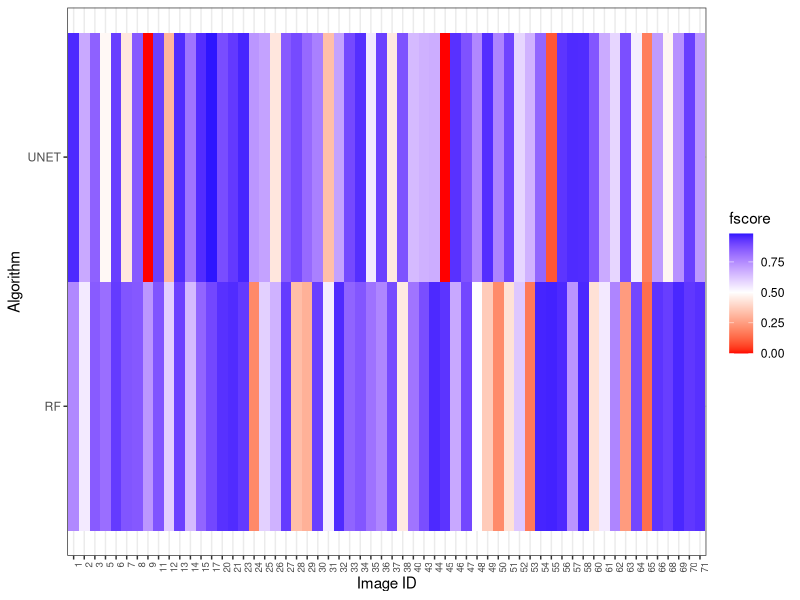
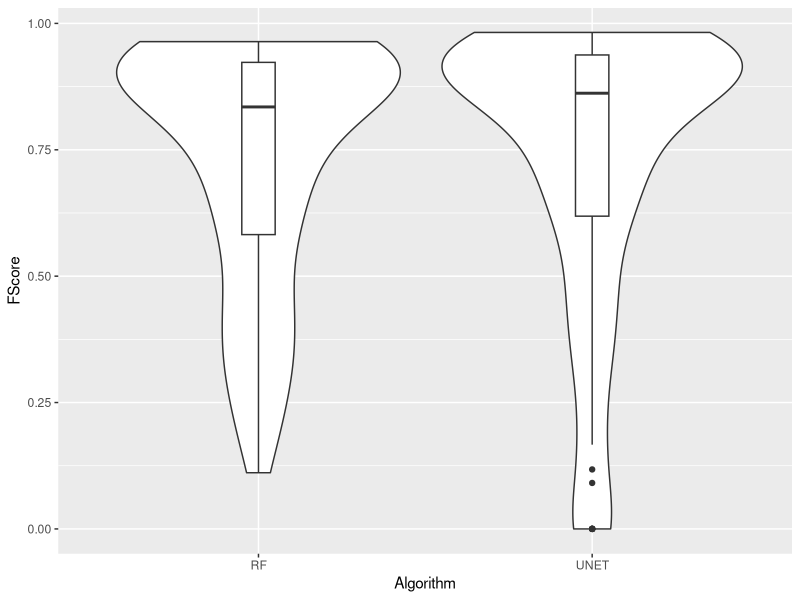
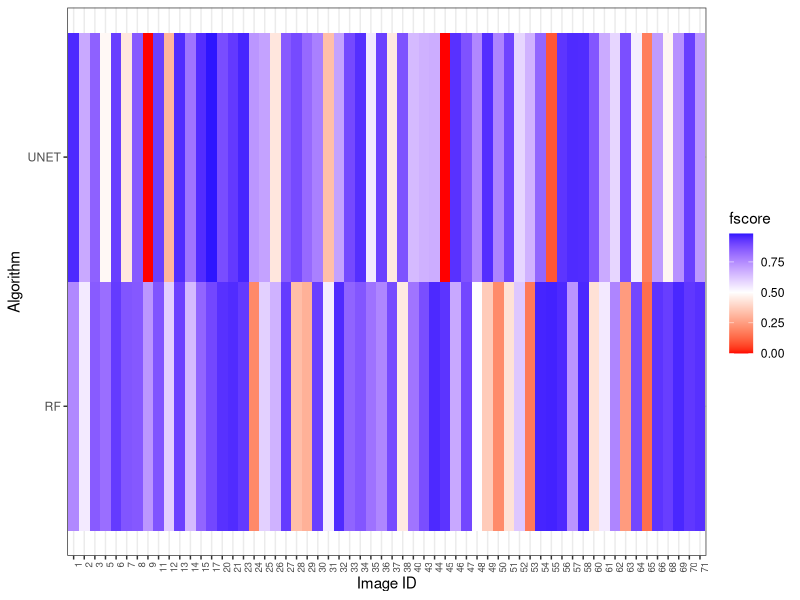

Source code (R) for these figures, in order:
# ----------------------------------------------------------
# ----------------------------------------------------------

set.seed(42)


library(ggplot2)
library(reshape2)

# ----------------------------------------------------------
# Reading data
# ----------------------------------------------------------

rf.df   = read.csv("./../results/RandomForest_f1_scores.csv") 
unet.df = read.csv("./../results/Unet_f1_scores.csv")

# ----------------------------------------------------------
# Organize data RF data
# ----------------------------------------------------------

run1 = rf.df[,1:2]
run2 = rf.df[,3:4]
run3 = rf.df[,5:6]
run4 = rf.df[,7:8]
run5 = rf.df[,9:10]

run1$run = 1 
run2$run = 2 
run3$run = 3 
run4$run = 4 
run5$run = 5 

colnames(run1) = c("fscore", "id", "run")
colnames(run2) = c("fscore", "id", "run")
colnames(run3) = c("fscore", "id", "run")
colnames(run4) = c("fscore", "id", "run")
colnames(run5) = c("fscore", "id", "run")

rf.full = rbind(run1, run2, run3, run4, run5)

#removing png extension
rf.full$id = as.numeric(gsub(rf.full$id, pattern = ".png", replacement = ""))
rf.full$algo = "RF"

# ----------------------------------------------------------
# Organize data UNET data
# ----------------------------------------------------------

unet.run1 = unet.df[,1:2]
unet.run2 = unet.df[,3:4]
unet.run3 = unet.df[,5:6]
unet.run4 = unet.df[,7:8]
unet.run5 = unet.df[,9:10]

unet.run1$run = 1 
unet.run2$run = 2 
unet.run3$run = 3 
unet.run4$run = 4 
unet.run5$run = 5 

colnames(unet.run1) = c("fscore", "id", "run")
colnames(unet.run2) = c("fscore", "id", "run")
colnames(unet.run3) = c("fscore", "id", "run")
colnames(unet.run4) = c("fscore", "id", "run")
colnames(unet.run5) = c("fscore", "id", "run")

unet.full = rbind(unet.run1, unet.run2, unet.run3, unet.run4, unet.run5)

#removing png extension
unet.full$id = as.numeric(gsub(unet.full$id, pattern = ".png", replacement = ""))
unet.full$algo = "UNET"

# ----------------------------------------------------------
# Violin + Boxplot
# ----------------------------------------------------------

df.complete = rbind(rf.full, unet.full)

# g = ggplot(df.complete, aes(x = algo, y = fscore, group = algo))
# g = g + geom_boxplot()
# g 

g = ggplot(df.complete, aes(x = algo, y = fscore, group = algo))
g = g + geom_violin() + geom_boxplot(width=0.1)
g = g + labs(x = "Algorithm", y = "FScore")
# g 
ggsave(g, filename = "violinPlot.pdf", width = 3.54, heigth = 2.75)
# Saving 3.54 x 2.75 in image


# ----------------------------------------------------------
# Wilcoxon test - paired test
# ----------------------------------------------------------

# ordering by image id
rf.full   = rf.full[order(as.numeric(rf.full$id)),]
unet.full = unet.full[order(as.numeric(unet.full$id)),]

obj = wilcox.test(x = rf.full$fscore, y = unet.full$fscore, paired = TRUE, conf.level = 0.95)

print(obj$p.value)
if(obj$p.value < 0.05) {
	cat("There is statistical difference between the methods!")
} else {
	cat("There is no statistical difference between the methods!")
}

# ----------------------------------------------------------
# Heatmap
# ----------------------------------------------------------

# agregate by image (mean fscore)
# sort from best to worst

# ------------
# RF
# ------------

rf.ids = unique(rf.full$id)
aux.rf = lapply(rf.ids, function(id) {
	# print(id)
	sel = rf.full[which(rf.full$id == id),]
	return(mean(sel$fscore))
})

rf.avg = data.frame(cbind(rf.ids, unlist(aux.rf)))
colnames(rf.avg) = c("id", "fscore")
rf.avg = rf.avg[order(rf.avg$fscore),]

# ------------
# UNET
# ------------

unet.ids = unique(unet.full$id)
aux.unet = lapply(unet.ids, function(id) {
	# print(id)
	sel = unet.full[which(unet.full$id == id),]
	return(mean(sel$fscore))
})

unet.avg = data.frame(cbind(unet.ids, unlist(aux.unet)))
colnames(unet.avg) = c("id", "fscore")
unet.avg = unet.avg[order(unet.avg$fscore),]

# ------------
# ------------

scoresByImage = cbind(rf.avg, unet.avg)
colnames(scoresByImage) = c("RF.id", "RF.fscore", "Unet.id", "Unet.fscore")
write.csv(scoresByImage, "./scoresByImage.csv")


# 12 images with fscore < 0.5
print(scoresByImage[1:12,])

# ------------
# heatmp
# ------------

rf.avg$algo   = "RF"
unet.avg$algo = "UNET"

rf.avg$id   = as.factor(rf.avg$id)
unet.avg$id = as.factor(unet.avg$id)


df.avg = rbind(rf.avg, unet.avg)

g2 = ggplot(df.avg, aes(x = id, y = algo, fill = fscore))
g2 = g2 + geom_tile() + theme_bw()
g2 = g2 + scale_fill_gradient2(low = "red", high = "blue", mid = "white", 
	midpoint = 0.5, na.value = "grey50")
g2 = g2 +theme(axis.text.x=element_text(size=7))
g2 = g2 + theme(axis.text.x=element_text(angle = 90, hjust = 1))
g2 = g2 + labs(x = "Image ID", y = "Algorithm")
g2 
ggsave(g2,filename = "predictionsPlot.pdf", width = 6.87, heigth = 1.92)
# Saving 6.87 x 1.92 in image
# g3 + scale_x_discrete(guide = guide_axis(n.dodge = 2))

# ----------------------------------------------------------
# ----------------------------------------------------------
